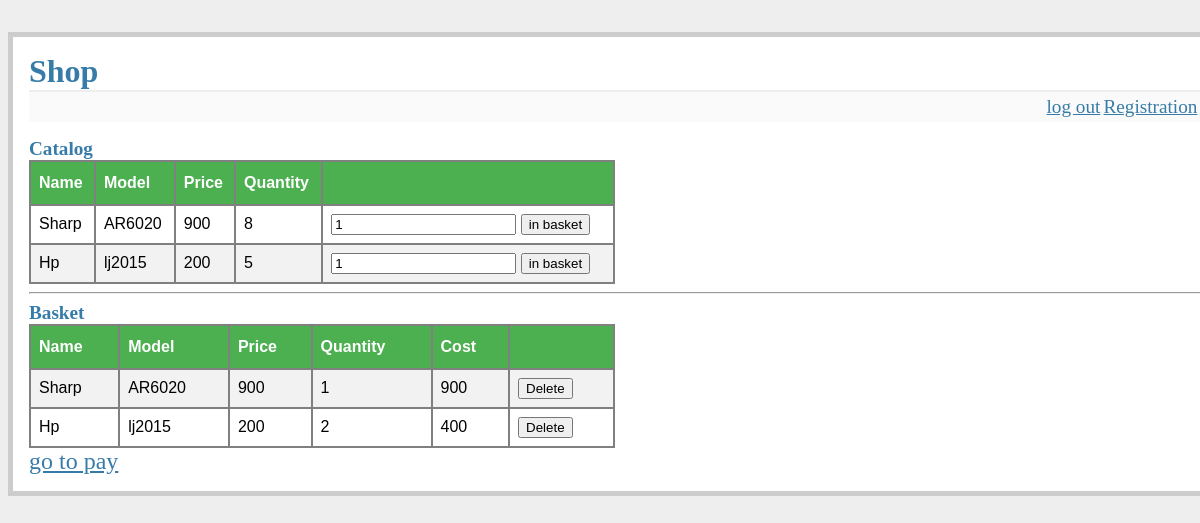
Screenshot of / (signed in) with the database file from the repository.
### tables this page shows
CREATE TABLE `products`
(
   id integer primary key autoincrement,
   name text not null ,
   model text not null ,
   price text not null ,
   quantity integer
);

CREATE TABLE `basket`
(
   id integer not null primary key autoincrement,
   productsId integer not null ,
   quantity integer not null,
   userId integer not null

);

### flaskr.py (the view)
@app.route('/')
def show_entries():
    db = get_db()
    cur = db.execute(
        'select * from products '
        'order by id desc')
    products = cur.fetchall()
    if not session.get('logged_in'):
        return render_template('show_entries.html', products=products, basket=[])
    cur = db.execute(
        'select '
        'p.name as name, '
        'p.model as model, '
        'b.quantity as quantity, '
        'b.id as basket_Id, '
        'p.price as price, '
        '(p.price * b.quantity) as cost '
        'from basket b, products p '
        'where b.productsId = p.id '
        'and b.userId=?',
        [session['userId']])
    basket = cur.fetchall()
    for row in basket:
        for x in range(len(row)):
          print(row[x])
    return render_template('show_entries.html', products=products, basket=basket)

### flaskr.py (called while the page is built)
def connect_db():
    print("connect_db")
    print(app.config['DATABASE'])
    rv = sqlite3.connect(app.config['DATABASE'])
    rv.row_factory = sqlite3.Row
    return rv

def init_db(db):
    with app.open_resource('shema.sql', mode='r') as f:
        db.cursor().executescript(f.read())
        db.commit()
    print('Initialized the database.')
    """ Метод open_resource() объекта приложения является удобной функцией-помощником,
которая откроет ресурс, обеспечиваемый приложением. Эта функция открывает файл из
места расположения ресурсов (в нашем случае папка flaskr_n), и позволяет вам из него читать """

def get_db():
    if not hasattr(g, 'sqlite_db'):
        g.sqlite_db = connect_db()
        init_db(g.sqlite_db)
    return g.sqlite_db

### templates/show_entries.html (shortened to what this page needs)
{% extends "layout.html" %}
{% block body %}
    <h2>Catalog</h2>
    <table class="entries">
        <tbody>
            <tr>
                <th>Name</th>
                <th>Model</th>
                <th>Price</th>
                <th>Quantity</th>
                <th></th>
            </tr>
        </tbody>
    {% for product in products %}
        <tr>
            <td>{{ product.name }}</td>
            <td>{{ product.model }}</td>
            <td>{{ product.price }}</td>
            <td>{{ product.quantity }}</td>
            <td>
                {% if session.logged_in and session.userId %}
                <form action="{{ url_for('add_basket')}}" method="post">
                    <input type="text" class="cbutton" value="1" name="quantity"/>
                    <input type="submit" name="basket" value="in basket" class="cbutton"/>
                </form>
                {% endif %}
            </td>
        </tr>
        {% else %}
            <tr><th>The product is available to register users</th></tr>
    {% endfor %}
    </table>
<hr>
<h2>Basket</h2>
    <table class="entries">
    <tr>
        <th>Name</th>
        <th>Model</th>
        <th>Price</th>
        <th>Quantity</th>
        <th>Cost</th>
        <th></th>
    </tr>
    {% for entry in basket %}
    <tr>
        <td>{{ entry.name }}</td>
        <td>{{ entry.model }}</td>
        <td>{{ entry.price }}</td>
        <td>{{ entry.quantity }}</td>
        <td>{{ entry.cost }}</td>
        <td>
            <form action="{{ url_for('delete_basket') }}" method="post">
                <input type="submit" name="basket" value="Delete" class="cbutton"/>
            </form>
        </td>
    </tr>
    {% endfor %}
    </table>
    <a href="{{ url_for('buy') }}">go to pay</a>
{% endblock %}

### static/style.css (style rules this page uses)
a { font-size: 1.5em; color: #377ba8; }
h1, h2, h3 { font-family: 'Georgia', serif; color: #377ba8; margin: 0; }
h2 { font-size: 1.2em; }
.entries { font-family: "Trebuchet MS", Arial, Helvetica, sans-serif; border-collapse: collapse; width: 50%; }
.entries td { border: 2px solid #808080; align-content: center; padding: 8px; }
.entries th { border: 2px solid #808080; padding: 8px; }
.entries tr:nth-child(even) { background-color: #f2f2f2; }
.entries th { padding-top: 12px; padding-bottom: 12px; text-align: left; background-color: #4CAF50; color: white; }

### rows the page displays
products: name "Sharp", model "AR6020", price "900", quantity "8"
products: name "Hp", model "lj2015", price "200", quantity "5"
basket: name "Sharp", model "AR6020", price "900", quantity "1", cost "900"
basket: name "Hp", model "lj2015", price "200", quantity "2", cost "400"
